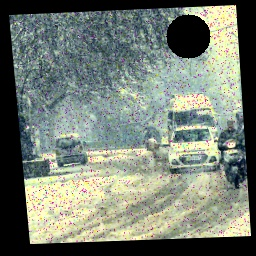
#> input picture driving_images/im001-snow.jpg, 256 x 256 px
$ python main.py driving_images
#> lines starting #> are read from the running program, lines starting #| are printed output that depends on the picture; after the words box and inside, x2 and y2 are one past the last pixel; in counts of white or black regions, pixels touching at a corner belong together
#> in process, img is the input picture: shape (256, 256, 3); mean B, G, R 115.6, 126.8, 118.6
import cv2
import argparse
import os
import numpy as np


# dewarps the image fixing perspective
def dewarp_image(img):
    # coordinates of image corners found by mouse clicks (code: corner_find.py)
    orig_corners = np.float32([
        (9, 15),
        (236, 5),
        (30, 244),
        (251, 236)
    ])
    # desired corner coordinates (4 corners of a 256x256 image)
    correct_corners = np.float32([
        (0, 0), (256, 0), (0, 256), (256, 256)
    ])
    # perspective transformation matrix
    matrix = cv2.getPerspectiveTransform(orig_corners, correct_corners)
    # applying matrix
    dewarped = cv2.warpPerspective(img, matrix, (256, 256))
    return dewarped


# fills the missing region on the image
def inpaint_missing(img):
    # crops the image to only top right fourth where missing region always is
    upper_right = img[0:256//2, 256//2:256]
    grayscale = cv2.cvtColor(upper_right, cv2.COLOR_BGR2GRAY)
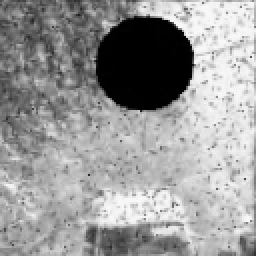
#> grayscale: shape (128, 128) (shown 2 times larger); min 0, max 249, mean 153.1
    # binary threshholding on a grayscaled image to prepare for edge detection
    ret, thresh = cv2.threshold(grayscale, 7, 255, cv2.THRESH_BINARY)
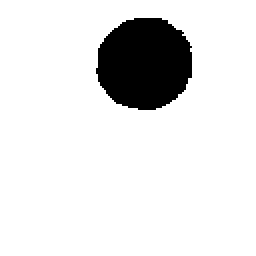
#> thresh: shape (128, 128) (shown 2 times larger); 89.3% white; 1 black region, box (x1, y1, x2, y2) and area: (48, 9, 96, 55) 1758
    # canny edge detection
    edge = cv2.Canny(thresh, 100, 150)
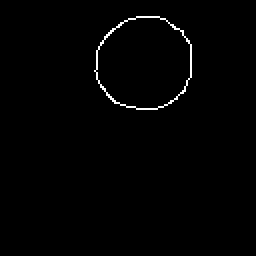
#> edge: shape (128, 128) (shown 2 times larger); 0.95% white in thin lines or dots, all inside (x1, y1, x2, y2) = (47, 8, 96, 55)
    # find the contours on the Canny applied image
    contours, hierarchy = cv2.findContours(
        edge, cv2.RETR_EXTERNAL, cv2.CHAIN_APPROX_SIMPLE
    )
#> contours = 1 contour; box (x1, y1, x2, y2) and area: (47, 8, 96, 55) 1765
    # select max contour by area
    max_contour = max(contours, key=cv2.contourArea)
#> max_contour = contour of 63 points, box (x1, y1, x2, y2) (47, 8, 96, 55), area 1765
    # create a circle of radius and coordinates of the missing region
    (x, y), radius = cv2.minEnclosingCircle(max_contour)
#> x = 71.57; y = 30.7; radius = 24.99
    # create an all black mask of the same size as the image
    mask = np.zeros(img.shape[:2], np.uint8)
    # draw a the white circle of the missing region properties on the mask
    cv2.circle(mask, (int(x + 256//2), int(y)), int(radius + 2), (255), -1)
#> mask: shape (256, 256); 3.2% white; 1 white region, box (x1, y1, x2, y2) and area: (173, 4, 226, 57) 2121
    # apply mask to the image and inpaint the circle
    inpainted = cv2.inpaint(img, mask, 20, cv2.INPAINT_TELEA)
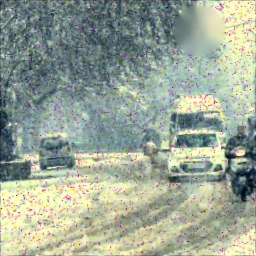
#> inpainted: shape (256, 256, 3); mean B, G, R 150.8, 165.8, 155.1
    return inpainted


# denoises the image
def remove_noise(img):
    # bilateral filter to remove whatever noise we can before median blur
    denoised = cv2.bilateralFilter(img, 15, 75, 75)
    b, g, r = cv2.split(denoised)
    # median blur to the blue and green channels as they introduce most noise
    b_blurred = cv2.medianBlur(b, 3)
    g_blurred = cv2.medianBlur(g, 3)
    denoised = cv2.merge([b_blurred, g_blurred, r])
    # median blur again on the entire image to further smoothen the noise
    denoised = cv2.medianBlur(denoised, 3)
    # Non-local means coloured to remove colour spots
    denoised = cv2.fastNlMeansDenoisingColored(denoised, None, 1, 9, 7, 20)
    return denoised


# balances colours according to gray world assumtion
def balance_colours(img):
    b, g, r = cv2.split(img)
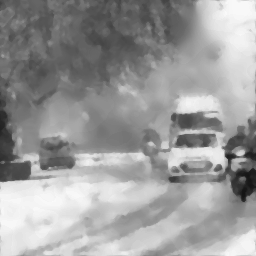
#> r: shape (256, 256); min 20, max 251, mean 155.4
    # calculate mean of all pixel brightnesses across 3 channels
    b_mean = np.mean(b)
#> b_mean = 151.8
    g_mean = np.mean(g)
#> g_mean = 166.9
    r_mean = np.mean(r)
#> r_mean = 155.4
    mean_all = (b_mean + g_mean + r_mean) / 3
#> mean_all = 158
    # scale each channel to have equal brightness
    b = np.clip(b * (mean_all / b_mean), 0, 255).astype(np.uint8)
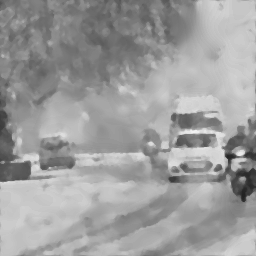
#> b: shape (256, 256); min 34, max 243, mean 157.5
    g = np.clip(g * (mean_all / g_mean), 0, 255).astype(np.uint8)
    r = np.clip(r * (mean_all / r_mean), 0, 255).astype(np.uint8)
    balanced = cv2.merge([b, g, r])
    return balanced


# adjusts contrast and brightness of the image
def contrast_brightness(img):
    # very slightly lowers the contrast and brightens the image
    adjusted = cv2.convertScaleAbs(img, None, 0.97, 1)
    return adjusted


# unsharp mask sharpening method
def sharpen_image(img):
    # Gaussian blur to soften the image creating the mask
    blur_mask = cv2.GaussianBlur(img, (0, 0), 1.5)
    # sharpens the image by subtracting blurred mask from the original
    sharpened = cv2.addWeighted(img, 1 + 1.5, blur_mask, -1.5, 0)
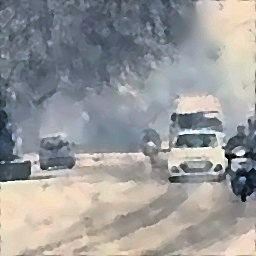
#> sharpened: shape (256, 256, 3); mean B, G, R 153.7, 153.7, 153.7
    return sharpened


# processing pipeline, applies every function to the image
def process(img_path):
    # read the image
    img = cv2.imread(img_path)
    dewarped = dewarp_image(img)
    inpainted = inpaint_missing(dewarped)
    denoised = remove_noise(inpainted)
    balanced = balance_colours(denoised)
    contrasted = contrast_brightness(balanced)
    sharpened = sharpen_image(contrasted)
    return sharpened


# creates the results directory and writes the processsed images
def main(img_dir):
    # create the results directory if doesn not exist
    results_dir = "Results"
    os.makedirs(results_dir, exist_ok=True)
    # loop through images in the given directory
    for img in os.listdir(img_dir):
        # make sure to skip any non image files such as .DS_Store
        if img.endswith((".jpg", ".jpeg")):
            # get image path
            img_path = os.path.join(img_dir, img)
            processed_img = process(img_path)
            # write processed image into results directory
            cv2.imwrite(os.path.join(results_dir, img), processed_img)
#> pass 2 of the loop in main, `for img in os.listdir(img_dir):`:
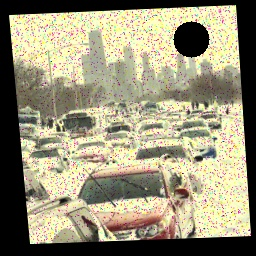
#> input picture driving_images/im002-snow.jpg, 256 x 256 px
#> in process, img is the input picture: shape (256, 256, 3); mean B, G, R 120.4, 146.3, 152.1
#> in inpaint_missing (call 2), `ret, thresh = cv2.threshold(grayscale, 7, 255, cv2.THRESH_BINARY)`:
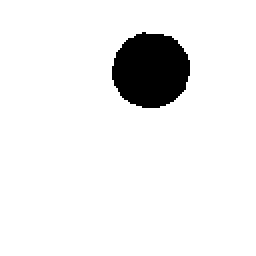
#> thresh: shape (128, 128) (shown 2 times larger); 92.9% white; 1 black region, box (x1, y1, x2, y2) and area: (56, 16, 95, 54) 1157
#> edge: shape (128, 128); 0.78% white in thin lines or dots, all inside (x1, y1, x2, y2) = (55, 16, 95, 54)
#> contours = 1 contour; box (x1, y1, x2, y2) and area: (55, 16, 95, 54) 1162
#> max_contour = contour of 54 points, box (x1, y1, x2, y2) (55, 16, 95, 54), area 1162
#> x = 74.81; y = 34.57; radius = 20.11
#> mask: shape (256, 256); 2.3% white; 1 white region, box (x1, y1, x2, y2) and area: (180, 12, 225, 57) 1517
#> b_mean = 157.6
#> g_mean = 191.8
#> r_mean = 198.4
#> mean_all = 182.6
#> in balance_colours (call 2), `b = np.clip(b * (mean_all / b_mean), 0, 255).astype(np.uint8)`:
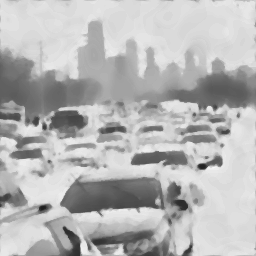
#> b: shape (256, 256); min 30, max 246, mean 182.1


# argumet parser to let user specify the images' directory
parser = argparse.ArgumentParser()
# create image directory argument
img_dir = parser.add_argument("img_dir")
if __name__ == "__main__":
    # parse argumets
    args = parser.parse_args()
    img_dir = args.img_dir
    # call main function on the input directory
    main(img_dir)
